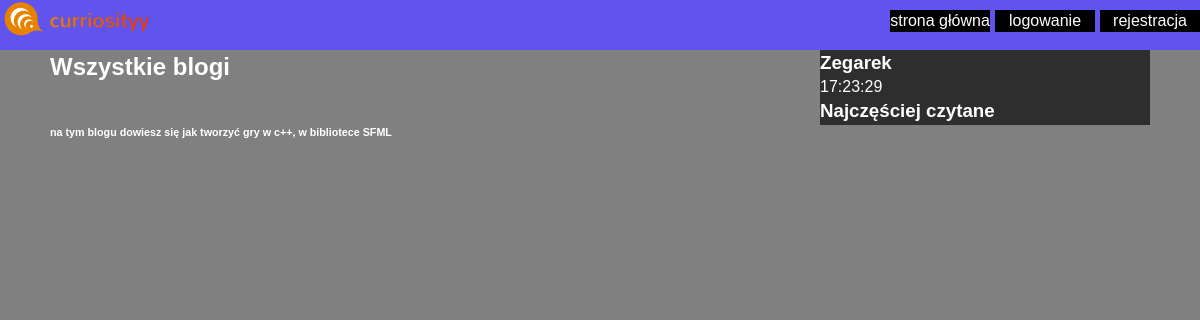
Before: /Strona/index.php with the older database file.
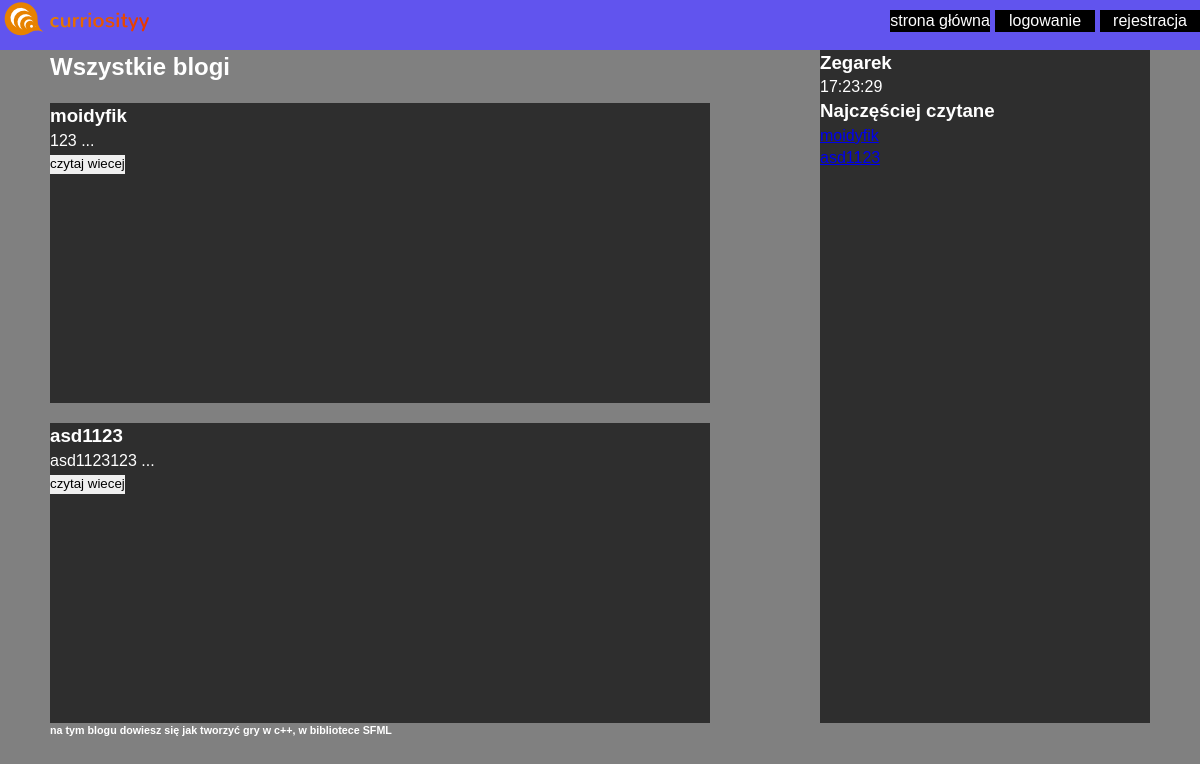
After: the same page with the newer database file.
### tables this page shows
CREATE TABLE `artykuly` (
  `id_artykulu` int(10) NOT NULL,
  `nazwa` text NOT NULL,
  `artykul` text NOT NULL,
  `data` datetime NOT NULL,
  `IloscWejsc` int(8) UNSIGNED NOT NULL DEFAULT '0'
);

### Strona/index.php (the view, shortened to what this page needs)
<!DOCTYPE html>
<html>
<head>
    <link rel="stylesheet" href="css/reset.css">
    <link rel="stylesheet" href="css/style.css">
</head>
<body>
    <header><h1><a id="logo" href="index.php" title="Logo"><img src="foto/logo.png" alt="logo"></a></h1>
      <nav id="menu">
          <ul>
              <li><a href="index.php">strona główna</a></li>
              <?php
                          if(isset($_SESSION['zalogowany']))
                          {
                            try
                            {
                              $dbh = new PDO ('mysql:host=localhost;dbname=blog','root','');
                              $dbh->query("SET NAMES utf8");
                              $sql2 = "SELECT nick,admin FROM konta";
                              foreach ($dbh->query($sql2) as $kontoadm)
                               {
                                  if(isset($_SESSION['zalogowany']))
                                  {
                                    if( $_SESSION['zalogowany']==$kontoadm['nick'])
                                    {
                                      if($kontoadm['admin']==1)
                                      {
                                        echo "<li><a href=\"dodaj_artykul.php\">dodaj artykul</a></li>";
                                        echo "<li><a href=\"zbanuj.php\">BAN</a></li>";
                                      }
                                    }
                                  }
                              }
                            }
                            catch(PDOException $e)
                            {
                              echo 'Connection failed: ' . $e->getMessage();
                            }
                              if($_SESSION['zalogowany'] != "")
                              {
                                  echo "<li>";
                                  echo $_SESSION['zalogowany'];
                                  echo "</li>";
                                  echo "<li>";
                                  echo "<a href=\"zmiana.php\">Zmiana</a>";
                                  echo "</li>";
                                  echo "<li>";
                                  echo "<a href=\"wyloguj.php\">wyloguj</a>";
                                  echo "</li>";
                              }else
                              {
                                echo "<li><a href=\"logowanie.php\">logowanie</a></li>";
                                echo "<li><a href=\"rejestracja.php\">rejestracja</a></li>";
                              }
                          }else
                          {
                            echo "<li><a href=\"logowanie.php\">logowanie</a></li>";
                            echo "<li><a href=\"rejestracja.php\">rejestracja</a></li>";
                          }
                  ?>
          </ul>
      </nav>
    </header>
  <div id="center">
    <main>
        <article class="content">
          <h2>Wszystkie blogi</h2>
          <div class="container">
              <?php
              try
              {
                $dbh = new PDO ('mysql:host=localhost;dbname=blog','root','');
                $dbh->query("SET NAMES utf8");
                $sql = 'SELECT id_artykulu,nazwa,left(artykul,100) as artykul1,data FROM artykuly ORDER BY 4 DESC';
                foreach ($dbh->query($sql) as $poscik) {
                  echo "<section class=\"item\">";
                  echo "<div class=\"post-w-container\">";
                  echo "<h3>";
                  echo $poscik['nazwa'];
                  echo "</h3>";
                  echo "<p>";
                  echo $poscik['artykul1'];
                  echo " ...</p>";
                  echo "<form method=\"post\" action=\"szablon_post.php\">";
                  echo "<input type=\"submit\" value=\"czytaj wiecej\" >";
                  echo "</form>";
                  echo "</div>";
                  echo "</section>";
                }
              }
              catch(PDOException $e)
              {
                echo 'Connection failed: ' . $e->getMessage();
              }
               ?>
          </div>
        </article>
        <aside class="bar">
        <div>
          <h3>Zegarek</h3>
          <div id="fCzas"></div>
        </div>
        <div>
          <h3>Najczęściej czytane</h3>
          <ul>
            <?php
            try
            {
              $dbh = new PDO ('mysql:host=localhost;dbname=blog','root','');
              $dbh->query("SET NAMES utf8");
              $sql = "SELECT id_artykulu,nazwa,IloscWejsc FROM artykuly ORDER BY 3 DESC";
              foreach ($dbh->query($sql) as $wartosci3) {
                echo "<form method=\"post\" action=\"szablon_post.php\">";
                echo "<input class=\"btn-link\" type=\"submit\" value=\"";
                echo $wartosci3['nazwa'];
                echo "\" >";
                echo "</form>";
              }
            }catch(PDOException $e){
              echo 'Connection failed: ' . $e->getMessage();
            }
             ?>
          </ul>
        </div>
      </aside>
    </main>
    <footer><h6>na tym blogu dowiesz się jak tworzyć gry w c++, w bibliotece SFML</h6></footer>
  </div>
</body>
</html>

### Strona/css/style.css (style rules this page uses)
body { background-color: Gray; width: 100%; font-style: normal; font-family: sans-serif; color: #fff; }
.btn-link { border:none; outline:none; background:none; cursor:pointer; color:#0000EE; padding:0; text-decoration:underline; font-family:inherit; font-size:inherit; }
#center { margin: 0 auto; width: 1100px; overflow: hidden; }
header { display: flex; flex-direction: row; justify-content: space-between; background-color: #6154EE; }
#logo { cursor: pointer; display: inline-block; order: 1; }
#menu { position: relative; order: 2; }
#menu ul { list-style-type: none; margin: 0; padding: 0; display: inline-block; }
#menu ul li { display: inline-block; width: 100px; float:left; margin-left: 5px; list-style: none; margin-top: 10px; text-align: center; background-color: Black; }
a { color:#fff; }
ul { list-style-type: none; }
.content { order: 1; flex-basis: 60%; }
main { display: flex; flex-direction: row; justify-content: space-between; }
.bar { background-color: #2E2E2E; order: 2; flex-basis: 30%; }
article section { background-color: #2E2E2E; }
.container { display: flex; flex-direction: column; align-content: space-around; }
.item { margin-top: 20px; width: auto; height: 300px; }

Changed rows visible on the page:
added artykuly: nazwa "moidyfik", artykul1 "123"
added artykuly: nazwa "asd1123", artykul1 "asd1123123"
